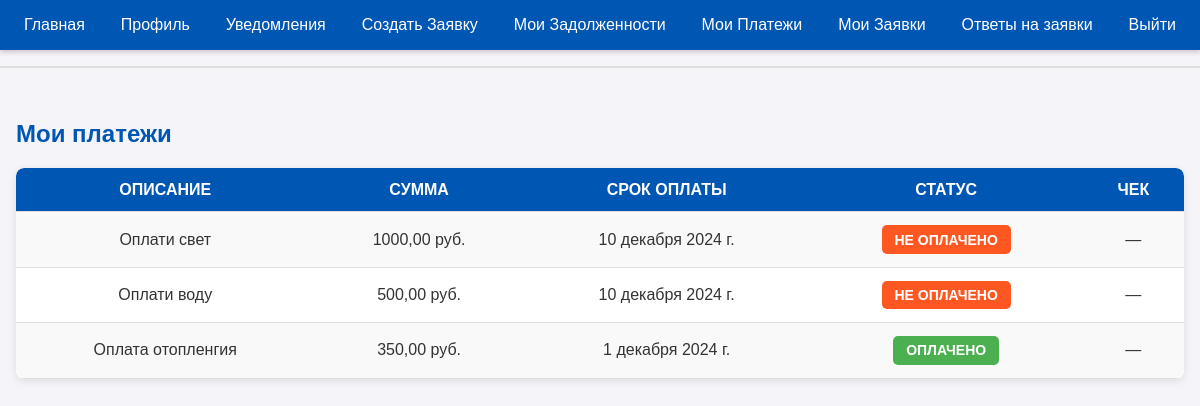
Screenshot of /payments/ (signed in) with the database file from the repository.
### main/models.py (models this page shows, shortened)
class Payment(models.Model):
    user = models.ForeignKey(CustomUser, on_delete=models.CASCADE)
    amount = models.DecimalField(max_digits=10, decimal_places=2)
    due_date = models.DateField()
    is_paid = models.BooleanField(default=False)
    description = models.CharField(max_length=200, blank=True, null=True)
    created_at = models.DateTimeField(auto_now_add=True)
    receipt = models.FileField(upload_to='receipts/', null=True, blank=True)

### main/views.py (the view)
# urls.py: path('payments/', views.my_payments, name='payments'),
def my_payments(request):
    payments = Payment.objects.filter(user=request.user)
    return render(request, 'main/payments.html', {'payments': payments})

### main/templates/main/payments.html
{% extends 'main/base.html' %}
{% block content %}
<h2>Мои платежи</h2>
<div class="table-container">
    <table class="styled-table">
        <thead>
            <tr>
                <th>Описание</th>
                <th>Сумма</th>
                <th>Срок оплаты</th>
                <th>Статус</th>
                <th>Чек</th>
            </tr>
        </thead>
        <tbody>
    {% for payment in payments %}
    <tr class="{% if not payment.is_paid and payment.due_date < now %}overdue{% endif %}">
        <td>{{ payment.description }}</td>
        <td>{{ payment.amount }} руб.</td>
        <td>{{ payment.due_date }}</td>
        <td>
            {% if payment.is_paid %}
                <span class="status paid">Оплачено</span>
            {% else %}
                <span class="status unpaid">Не оплачено</span>
            {% endif %}
        </td>
        <td>
            {% if payment.receipt %}
                <a href="{{ payment.receipt.url }}" target="_blank">Скачать</a>
            {% else %}
                —
            {% endif %}
        </td>
    </tr>
    {% empty %}
    <tr>
        <td colspan="5" class="no-data">У вас нет начислений.</td>
    </tr>
    {% endfor %}
</tbody>
    </table>
</div>
{% endblock %}

### main/static/main/css/styles.css (style rules this page uses)
body { background: red; font-family: Arial, sans-serif; margin: 0; padding: 0; background-color: #f4f4f9; color: #333; }
h2, h3, h4 { color: #0056b3; }
.table-container { margin: 1rem 0; overflow-x: auto; box-shadow: 0 2px 8px rgba(0, 0, 0, 0.1); border-radius: 8px; }
.styled-table { width: 100%; border-collapse: collapse; font-size: 16px; text-align: left; background-color: white; border-radius: 8px; overflow: hidden; }
.styled-table thead tr { background-color: #0056b3; color: white; text-transform: uppercase; font-weight: bold; }
.styled-table th, .styled-table td { padding: 1rem; border-bottom: 1px solid #ddd; }
.styled-table th { text-align: center; }
.styled-table tbody tr:nth-of-type(odd) { background-color: #f9f9f9; }
.status { display: inline-block; padding: 0.4rem 0.8rem; font-size: 14px; font-weight: bold; border-radius: 5px; text-transform: uppercase; }
.status.paid { background-color: #4CAF50; color: white; }
.status.unpaid { background-color: #FF5722; color: white; }
.styled-table td, .styled-table th { padding: 0.8rem; text-align: center; }

### rows the page displays
Payment: description "Оплати свет", amount "1000,00", due_date "10 декабря 2024 г.", is_paid "НЕ ОПЛАЧЕНО"
Payment: description "Оплати воду", amount "500,00", due_date "10 декабря 2024 г.", is_paid "НЕ ОПЛАЧЕНО"
Payment: description "Оплата отопленгия", amount "350,00", due_date "1 декабря 2024 г.", is_paid "ОПЛАЧЕНО"
